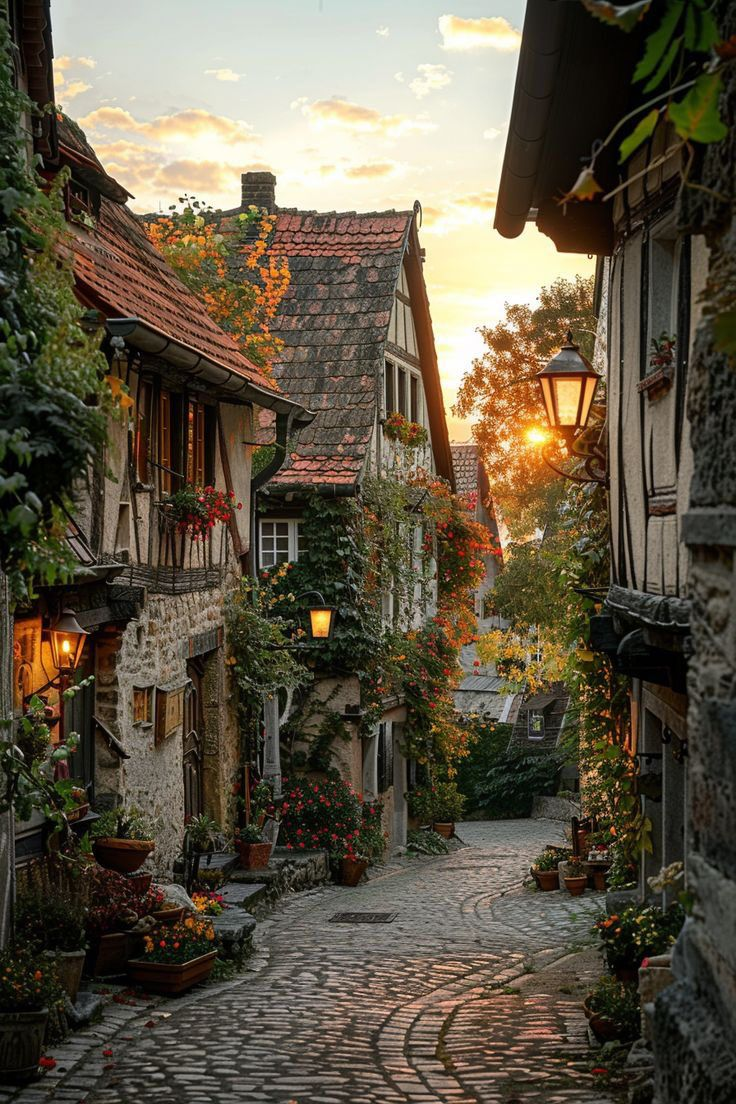
#> input picture opencv/photos/func.jpeg, 736 x 1104 px
$ python functions.py
#> lines starting #> are read from the running program, lines starting #| are printed output that depends on the picture; after the words box and inside, x2 and y2 are one past the last pixel; in counts of white or black regions, pixels touching at a corner belong together
#> further down, img is the input picture: shape (1104, 736, 3); mean B, G, R 67.8, 85.3, 94.5
### opencv/resize.py
import cv2 as cv

def rescaleFrame(frame, scale):
#> called with scale = 0.55
    width = int(frame.shape[1]*scale)
#> width = 404
    height = int(frame.shape[0]*scale)
#> height = 607
    dimensions = (width,height)
#> dimensions = (404, 607)

    return cv.resize(frame, dimensions, interpolation=cv.INTER_AREA)

### opencv/functions.py
import cv2 as cv
from resize import rescaleFrame
import numpy as np

# ESSENTIAL FUNCTIONS FOR COMPUTER VISION
img = cv.imread('photos/func.jpeg')

# Resizing an image
resized_img = rescaleFrame(img, 0.55)
cv.imshow('Resized Image', resized_img)


# =============================================================
# CONVERTING AN IMAGE TO GRAYSCALE
# ==============================================================

gray = cv.cvtColor(resized_img,cv.COLOR_BGR2GRAY)
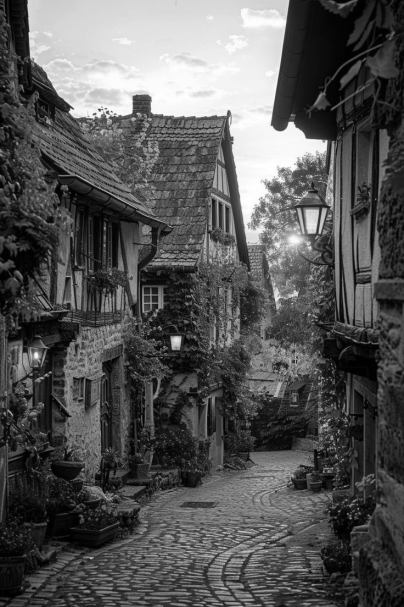
#> gray: shape (607, 404); min 0, max 255, mean 86
cv.imshow('Gray',gray)

# =============================================================
# BLUR AN IMAGE USING GAUSSIAN BLUR
# ==============================================================

blur = cv.GaussianBlur(gray,(7,7),0)
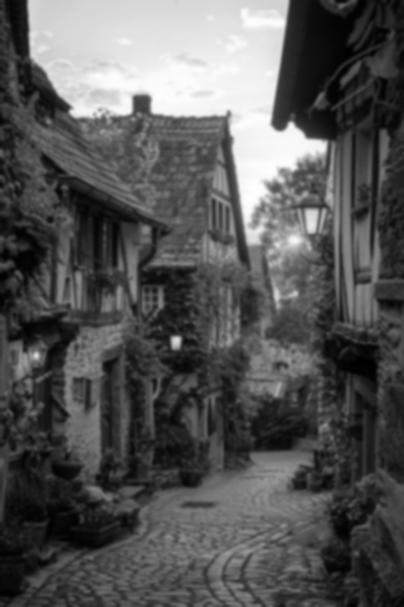
#> blur: shape (607, 404); min 1, max 254, mean 86.1
cv.imshow('Blur',blur)


# =============================================================
# EDGE CASCADE USING CANNY EDGE DETECTION ALGORITHM
# ==============================================================

edges = cv.Canny(blur,100,200)
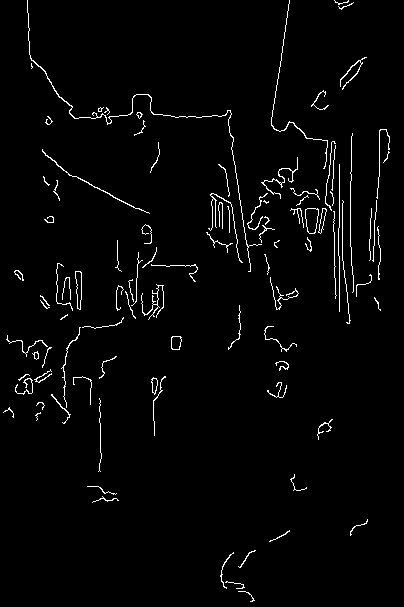
#> edges: shape (607, 404); 2.3% white in thin lines or dots
cv.imshow('Canny edges', edges)

# =============================================================
# DILATING THE IMAGE
# ==============================================================
kernel = np.ones((5,5),np.uint8)
dilated = cv.dilate(edges,kernel,iterations=1)
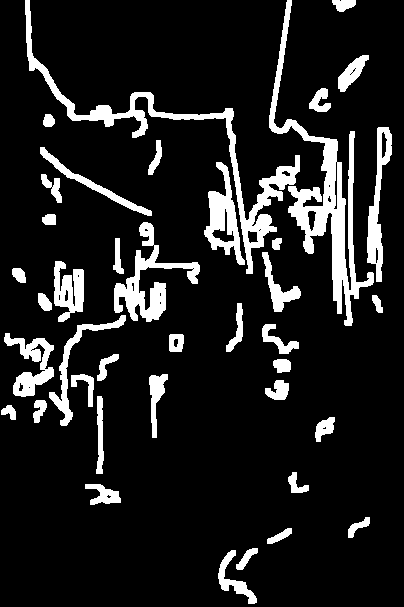
#> dilated: shape (607, 404); 12.3% white; 40 white regions, largest, box (x1, y1, x2, y2) and area: (269, 0, 374, 326) 6167, (25, 0, 300, 274) 4951, (114, 222, 200, 322) 2482
cv.imshow('Dilated image', dilated)

# =============================================================
# ERODED THE IMAGE
# ==============================================================
erode = cv.erode(dilated,kernel,iterations=1)
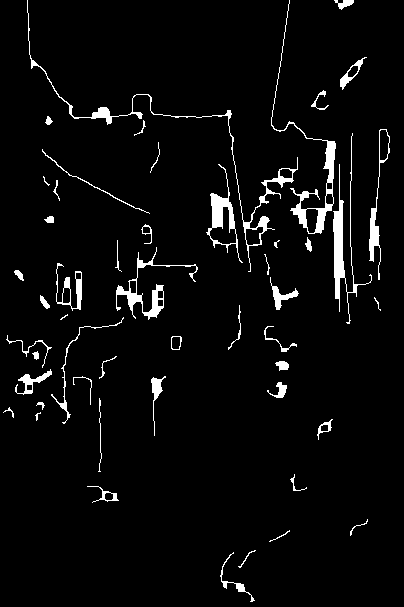
#> erode: shape (607, 404); 4% white; 50 white regions (3 under 20 px), largest, box (x1, y1, x2, y2) and area: (27, 0, 298, 272) 1411, (271, 0, 336, 234) 1215, (333, 133, 372, 324) 1117
cv.imshow('Erode image', erode)


cv.waitKey(14000)

$ run again, with opencv/photos/Embrace Your True capacity_ A Dream of Self-Conviction.jpeg copied over opencv/photos/func.jpeg
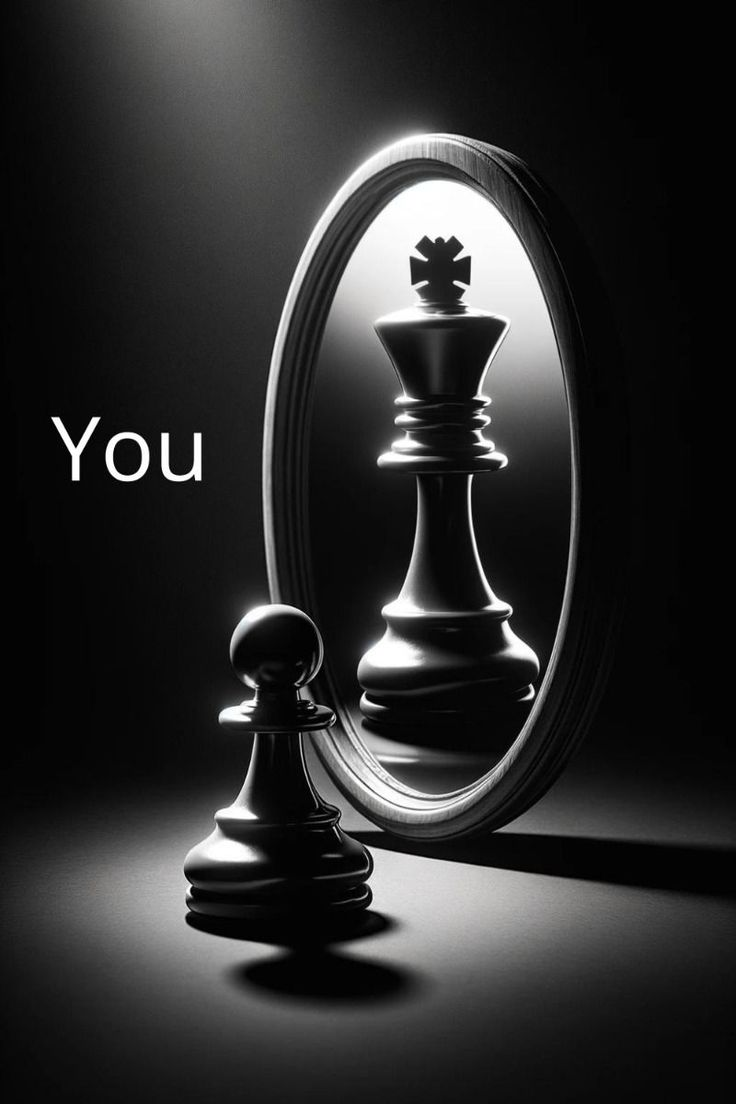
#> input picture opencv/photos/Embrace Your True capacity_ A Dream of Self-Conviction.jpeg, 736 x 1104 px
#> img is the input picture: shape (1104, 736, 3); mean B, G, R 44.2, 44.3, 44.3
#> `edges = cv.Canny(blur,100,200)`:
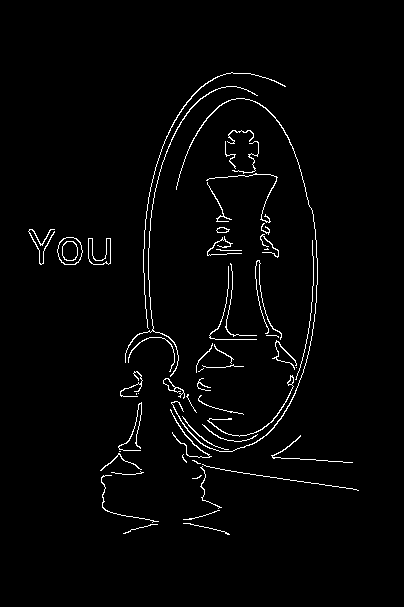
#> edges: shape (607, 404); 2.2% white in thin lines or dots, all inside (x1, y1, x2, y2) = (28, 72, 359, 535)
#> dilated: shape (607, 404); 10.8% white; 11 white regions, largest, box (x1, y1, x2, y2) and area: (123, 70, 361, 537) 15380, (204, 128, 281, 260) 2718, (98, 400, 161, 536) 2061
#> `erode = cv.erode(dilated,kernel,iterations=1)`:
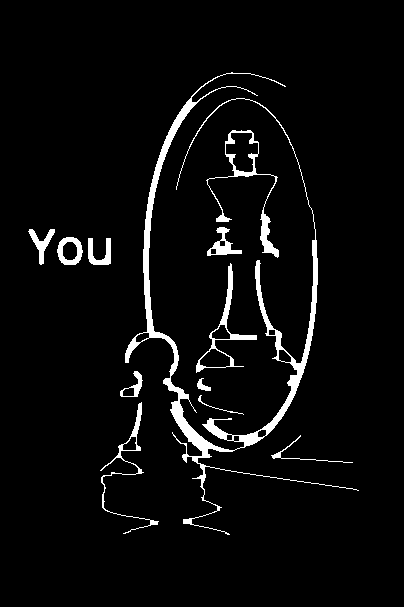
#> erode: shape (607, 404); 4.4% white; 12 white regions, largest, box (x1, y1, x2, y2) and area: (125, 72, 359, 535) 6417, (206, 130, 279, 258) 1026, (196, 263, 257, 373) 745

$ run again, with opencv/photos/_ (13).jpeg copied over opencv/photos/func.jpeg
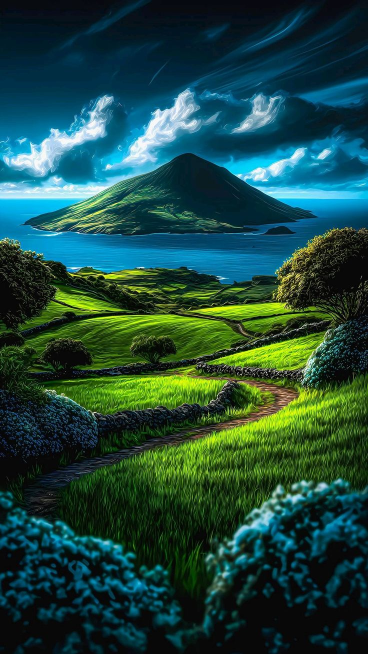
#> input picture opencv/photos/_ (13).jpeg, 736 x 1308 px (shown at 1/2 size)
#> img is the input picture: shape (1308, 736, 3); mean B, G, R 63, 72.2, 30.1
#> `edges = cv.Canny(blur,100,200)`:
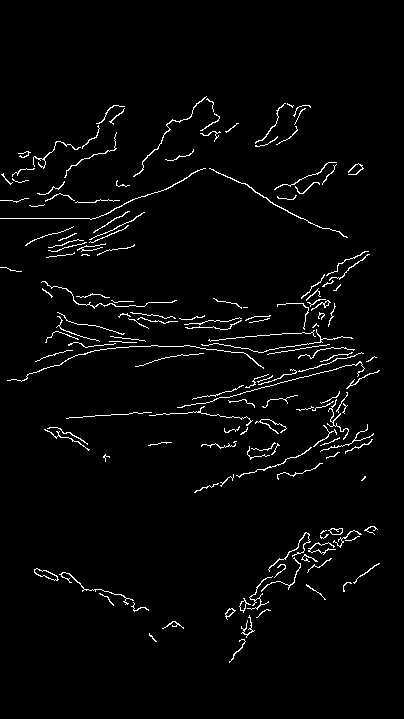
#> edges: shape (719, 404); 2.7% white in thin lines or dots, all inside (x1, y1, x2, y2) = (0, 96, 380, 663)
#> dilated: shape (719, 404); 14.2% white; 27 white regions, largest, box (x1, y1, x2, y2) and area: (5, 249, 382, 495) 16759, (0, 130, 350, 240) 4698, (223, 524, 380, 665) 4316
#> `erode = cv.erode(dilated,kernel,iterations=1)`:
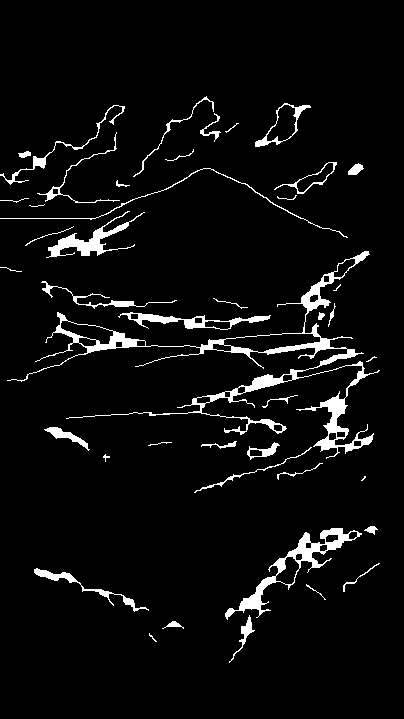
#> erode: shape (719, 404); 5% white; 43 white regions (5 under 20 px), largest, box (x1, y1, x2, y2) and area: (7, 251, 380, 459) 5696, (225, 528, 362, 620) 1772, (46, 211, 145, 258) 1031
